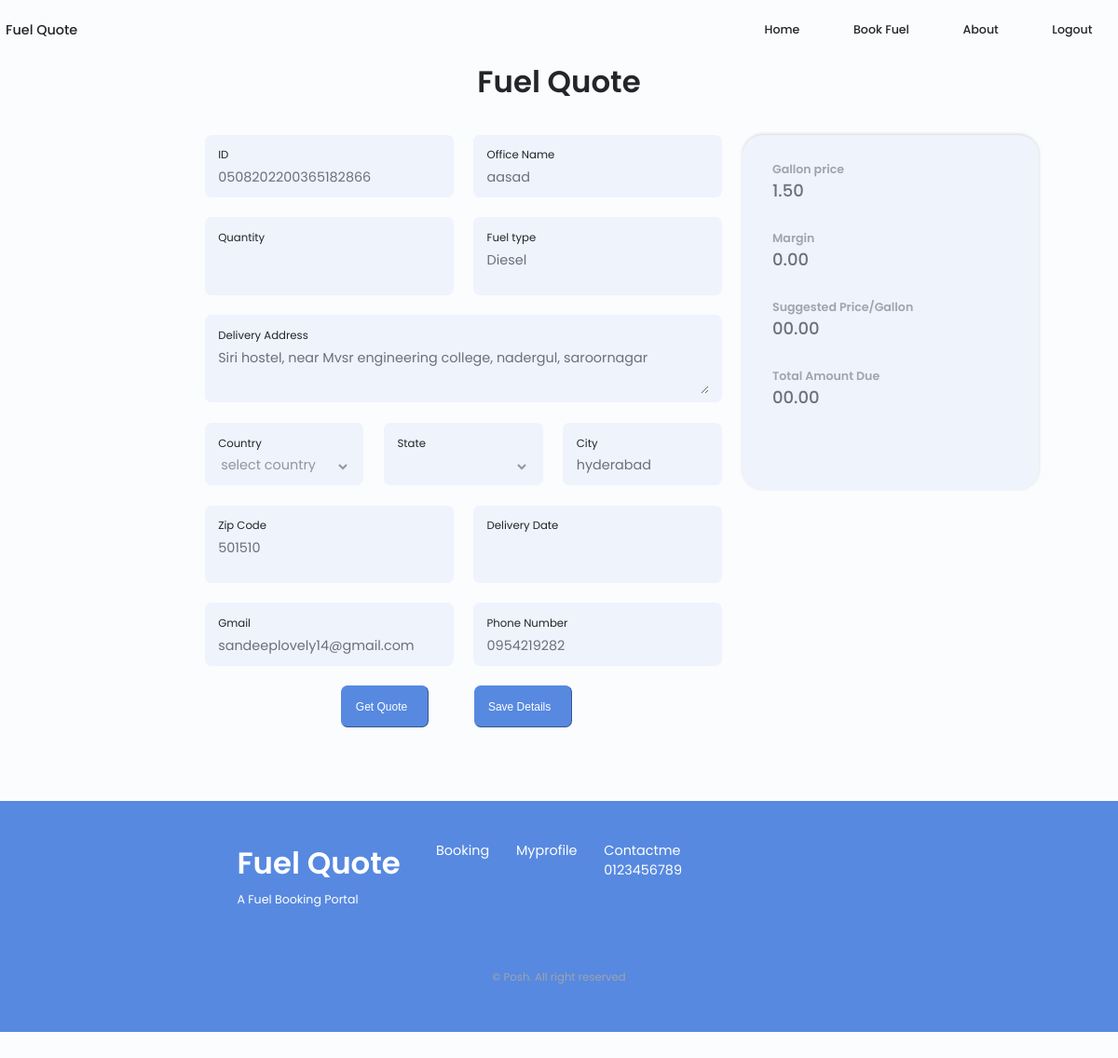
The page /fuel_quote/fuel_quote_form/0508202200365182866 on the database its author committed.
### portal/models/ClientInformation.py (models this page shows)
class ClientInformation(db.Model):
    __bind_key__ = 'db'
    Id = db.Column(db.Integer,Sequence('user_info_seq',start=1), unique=True, nullable=False, primary_key=True)
    user_id = db.Column(db.String(255))
    username = db.Column(db.String(50),nullable=False)
    email_id = db.Column(db.String(255))
    mobile_number = db.Column(db.String(10))
    office_name = db.Column(db.String(50))
    active=db.Column(db.String(10))
    status = db.Column(db.String(10), nullable=False)
    zipcode=db.Column(db.String(9), nullable=False)
    address_1=db.Column(db.String(100),nullable=False)
    address_2 = db.Column(db.String(100))
    state=db.Column(db.String(3),nullable=False)
    country = db.Column(db.String(100), nullable=False)
    user_created_time = db.Column(db.TIMESTAMP, default=datetime.now, nullable=False)
    created_by = db.Column(db.String(255))
    attributes_1 = db.Column(db.String(255))
    attributes_2 = db.Column(db.String(255))
    attributes_3 = db.Column(db.String(255))
    attributes_4 = db.Column(db.String(255))
    attributes_5 = db.Column(db.String(255))
    attributes_6 = db.Column(db.String(255))
    attributes_7 = db.Column(db.String(255))
    attributes_8 = db.Column(db.String(255))
    attributes_9 = db.Column(db.String(255))
    attributes_10 = db.Column(db.String(255))
    attributes_11 = db.Column(db.String(255))
    attributes_12 = db.Column(db.String(255))
    attributes_13 = db.Column(db.String(255))
    attributes_14 = db.Column(db.String(255))
    attributes_15 = db.Column(db.String(255))
    attributes_16 = db.Column(db.String(255))
    attributes_17 = db.Column(db.String(255))
    attributes_18 = db.Column(db.String(255))
    attributes_19 = db.Column(db.String(255))
    attributes_20 = db.Column(db.String(255))

### portal/views.py (the view, shortened to what this page needs)
@bp.route('/fuel_quote_form/<string:user_uid>', methods=['GET','POST'])
def fuel_quote_form(user_uid):
    try:
        users = ClientInformation.query.filter_by(user_id=user_uid).one()
        id = users.user_id
        Office_Name = users.office_name
        delivery_address = users.address_1
        Country = users.country
        state = users.state
        zipcode = users.zipcode
        city = users.attributes_1
        email_id = users.email_id
        mobile_number = users.mobile_number
        if request.method == "GET":
            return render_template("fuel_quote_form.html",UID=id,id=id, Office_Name=Office_Name,
                                   delivery_address=delivery_address,
                                   Country=Country, state=state, zipcode=zipcode, city=city, email_id=email_id,
                                   mobile_number=mobile_number)
    except NoResultFound:
        pass
    except Exception as e:
        LOG.error("Error occurred while login ")
        LOG.error(e, exc_info=True)
    finally:
        db.session.close()

### portal/templates/fuel_quote_form.html (shortened to what this page needs)
<!DOCTYPE html>
<html lang="en">
<head>
    <link rel="stylesheet" type="text/css" href="https://code.jquery.com/ui/1.12.0/themes/smoothness/jquery-ui.css">
    <link rel="stylesheet" href="https://unicons.iconscout.com/release/v4.0.0/css/line.css">
    <link rel="stylesheet" href="/fuel_quote/static/css/home/swiper-bundle.min.css">
    <link rel="stylesheet" href="/fuel_quote/static/css/home/styles.css">
</head>.0l
<body style="zoom: 90%;">
    <header class="header" id="header">
        <nav class="nav container">
            <a href="/fuel_quote/fuel_quote_history/{{UID}}" class="nav__logo">Fuel Quote</a>
            <div class="nav__menu" id="nav-menu">
                <ul class="nav__list grid">
                    <li class="nav__item">
                        <a href="/fuel_quote/fuel_quote_history/{{UID}}" class="nav__link">
                            Home
                        </a>
                    </li>
                    <li class="nav__item">
                        <a href="/fuel_quote/fuel_quote_form/{{UID}}" class="nav__link">
                            Book Fuel
                        </a>
                    </li>
                    <li class="nav__item">
                        <a href="/fuel_quote/client_profile_management/{{UID}}" class="nav__link">
                            About
                        </a>
                    </li>
                    <li class="nav__item">
                        <a href="/fuel_quote/logout" class="nav__link">
                            Logout
                        </a>
                    </li>
                </ul>
            </div>
        </nav>
    </header>
    <main class="main">
        <section class="contact section section1" id="contact">
            <h2 class="section__title">Fuel Quote</h2>
            <div class="contact__container container grid">
                <form action="" class="contact__form grid">
                    <div class="contact__inputs grid">
                        <div class="contact__content">
                            <label for="user_id" class="contact__label">ID</label>
                            <input type="text" id="user_id" name="user_id" value="{{id}}" class="contact__input"
                                required disabled>
                        </div>
                        <div class="contact__content">
                            <label for="office_name" class="contact__label">Office Name</label>
                            <input type="text" id="office_name" value="{{Office_Name}}" name="office_name"
                                class="contact__input" disabled>
                        </div>
                    </div>
                    <div class="contact__inputs grid">
                        <div class="contact__content">
                            <label for="quantity_quote" class="contact__label">
                                Quantity</label>
                            <input type="text" id="quantity_quote" name="quantity_quote" onkeypress="return /[0-9]/i.test(event.key)" class="contact__input"
                            onchange="checking()">
                        </div>
                        <div class="contact__content">
                            <label for="fuel_type" class="contact__label">Fuel type</label>
                            <input type="text" id="fuel_type" value="Diesel" name="fuel_type"
                                class="contact__input"  disabled>
                        </div>
                    </div>
                    <div class="contact__content">
                        <label for="" class="contact__label">Delivery Address</label>
                        <textarea name="" id="" cols="0" rows="2" class="contact__input"
                            disabled>{{delivery_address}}</textarea>
                    </div>
                    <div class="contact__inputs_3 grid">
                        <div class="contact__content">
                            <label for="" class="contact__label">Country</label>
                            <select id="country" class="contact__input" disabled>
                                <option>select country</option>
                            </select>
                        </div>
                        <div class="contact__content">
                            <label for="" class="contact__label">State</label>
                            <select id="state-code" class="contact__input" disabled>
                            </select>
                        </div>
                        <div class="contact__content">
                            <label for="City" class="contact__label">City</label>
                            <input type="text" id="City" value="{{city}}" name="City" class="contact__input" disabled>
                        </div>
                    </div>
                    <div class="contact__inputs grid">
                        <div class="contact__content">
                            <label for="Zip_Code" class="contact__label">Zip Code</label>
                            <input type="text" id="Zip_Code" value="{{zipcode}}" name="Zip_Code" maxlength="9" minlength="5" class="contact__input"
                                disabled>
                        </div>
                        <div class="contact__content">
                            <label for="bdate" class="contact__label">Delivery Date</label>
                            <input type=text name="bdate" id="bdate" class="datepicker contact__input" onchange="checking()" required>
                        </div>
                    </div>
                    <div class="contact__inputs grid">
                        <div class="contact__content">
                            <label for="contact_gmail" class="contact__label">Gmail</label>
                            <input type="email" id="contact_gmail" name="contact_gmail" value="{{email_id}}"
                                class="contact__input" disabled>
                        </div>
                        <div class="contact__content">
                            <label for="telNo" class="contact__label">Phone Number</label>
                            <input type="text" id="telNo" name="telNo" value="{{mobile_number}}" maxlength="10" minlength="10" class="contact__input"
                                disabled>
                        </div>
                    </div>
                    <div style="margin-left: 163px;">
                        <button type="button" class="button button--flex" id="Get_Quote_id" onclick="Get_Quote()" style="margin-right: 50px;">Get Quote
                        </button>
                        <button type="button" class="button button--flex" id="order_fuel_id" onclick="order_fuel()">Save Details
                        </button>
                    </div>
                </form>
                <div class="contact__information-tab-main">
                    <div class="contact__information-tab">
                        <div class="contact__information">
                            <div>
                                <h3 class=" contact__subtitle">Gallon price</h3>
                                <span class="contact__title" id="Gallon_price">1.50</span>
                            </div>
                        </div>
                        <div class="contact__information">
                            <div>
                                <h3 class="contact__subtitle">Margin</h3>
                                <span class="contact__title" id="Margin_price">0.00</span>
                            </div>
                        </div>
                        <div class="contact__information">
                            <div>
                                <h3 class="contact__subtitle">Suggested Price/Gallon</h3>
                                <span class="contact__title" id="grand_total">00.00</span>
                            </div>
                        </div>
                        <div class="contact__information">
                            <div>
                                <h3 class="contact__subtitle">Total Amount Due</h3>
                                <span class="contact__title" id="Total_Amount_Due">00.00</span>
                            </div>
                        </div>
                    </div>
                </div>
            </div>
        </section>
    </main>
    <footer class="footer footer1">
        <div class="footer__bg">
            <div class="footer__container container grid">
                <div>
                    <h1 class="footer__title">Fuel Quote</h1>
                    <span class="footer__subtitle">A Fuel Booking Portal</span>
                </div>
                <ul class="footer__links">
                    <li>
                        <a href="#services" class="footer__link">Booking</a>
                    </li>
                    <li>
                        <a href="#portfolio" class="footer__link">Myprofile</a>
                    </li>
                    <li>
                        <a href="#contact" class="footer__link">Contactme</a>
                        <a href="#contact" class="footer__link">0123456789</a>
                    </li>
                </ul>
                <div class="footer__socials">
                </div>
            </div>
            <p class="footer__copy">&#169; Posh. All right reserved</p>
        </div>
    </footer>
</body>
</html>

### rows shown on the page
ClientInformation: user_id "0508202200365182866", office_name "aasad", address_1 "Siri hostel, near Mvsr engineering college, nadergul, saroornagar", City "hyderabad", Zip_Code "501510", contact_gmail "sandeeplovely14@gmail.com", telNo "0954219282"
